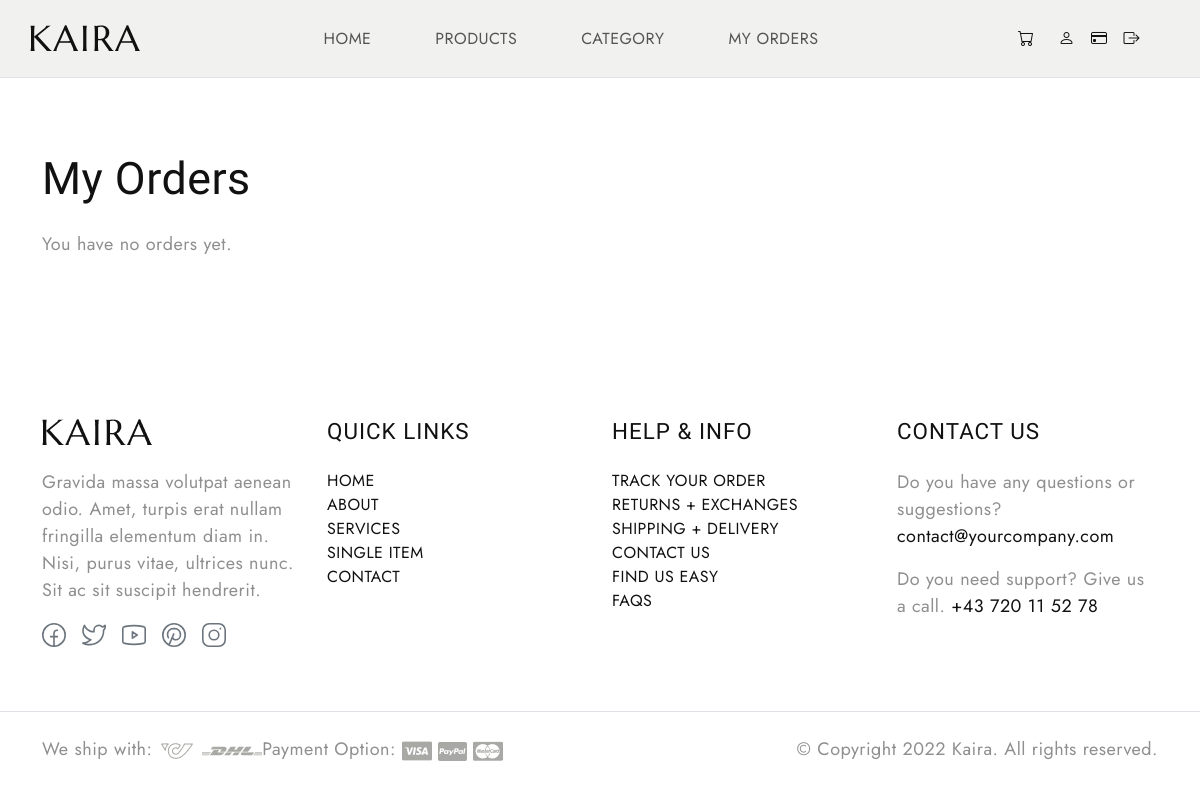
Before: /user-order-status-view (signed in) with the older database file.
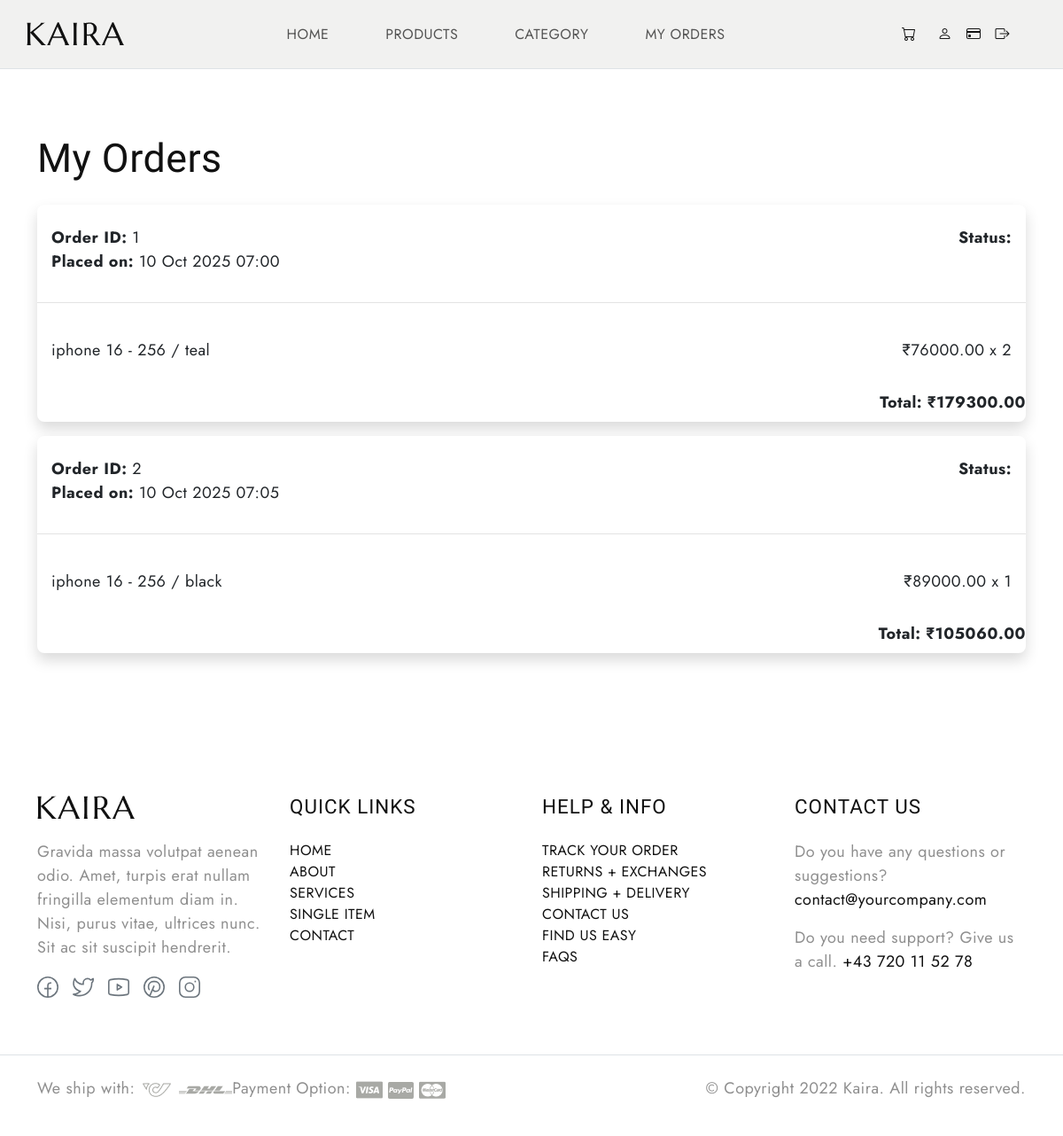
After: the same page with the newer database file.
### Ekartapp/models.py (models this page shows, shortened)
class Order(models.Model):
    user = models.ForeignKey(UserModel,on_delete=models.CASCADE,related_name='user_order')
    total_price = models.DecimalField(max_digits=10,decimal_places=2)
    address = models.ForeignKey('UserAddress', on_delete=models.SET_NULL, null=True, blank=True)
    status = models.CharField(max_length=20,choices=ORDER_STATUS,default='Order Placed')
    created_at = models.DateTimeField(auto_now_add=True)
    is_seen = models.BooleanField(default=True)

class OrderItem(models.Model):
    order = models.ForeignKey(Order,on_delete=models.CASCADE,related_name='items')
    product_variant = models.ForeignKey(ProductVariant,on_delete=models.CASCADE,related_name='prod_order')
    quantity = models.PositiveIntegerField(default=1)
    price = models.DecimalField(max_digits=10,decimal_places=2)

class ProductVariant(models.Model):
    product = models.ForeignKey(Product,on_delete=models.CASCADE, related_name='product_variant')
    primary_variant = models.ForeignKey(Variants,on_delete=models.CASCADE,related_name='primary_product_variant')
    secondary_variant = models.ForeignKey(Variants,on_delete=models.CASCADE,related_name='secondary_product_variant',null=True,blank=True)
    price = models.DecimalField(max_digits=10,decimal_places=3)
    created_at = models.DateTimeField(auto_now_add=True)
    quantity = models.PositiveIntegerField(default=0)
    is_default = models.BooleanField(default=False)

class Product(models.Model):
    created_by = models.ForeignKey(Custom_User,on_delete=models.CASCADE,related_name='product')
    brand = models.CharField(max_length=300, null=True)
    title=models.CharField(max_length=300)
    description = models.TextField()
    primary_variant = models.ForeignKey(VariantType,on_delete=models.CASCADE,related_name='primary_variant_type')
    secondary_variant = models.ForeignKey(VariantType,on_delete=models.CASCADE,related_name='secondary_variant_type',null=True,blank=True)
    status=models.BooleanField(default=True)
    category = models.ForeignKey(Category,on_delete=models.CASCADE,related_name="category_products")
    created_at = models.DateTimeField(auto_now_add=True)

class Variants(models.Model):
    variant_type = models.ForeignKey(VariantType,on_delete=models.CASCADE,related_name='variant_type')
    value = models.CharField(max_length=200)

### Ekartapp/user_views.py (the view)
# urls.py: path('user-order-status-view',user_views.order_status,name='orderStatus')
@login_required(login_url='login1')
def order_status(request):
    user = UserModel.objects.filter(user=request.user).first()
    orders =Order.objects.filter(user=user).order_by('created_at')
    return render(request,'user/order/orderStatus.html',{'orders':orders})

### template/user/order/orderStatus.html (shortened to what this page needs)
{% extends 'user/userHome.html' %}
{% load static %}
{% block content %}
<div class="container py-5">
    <h3 class="mb-4">My Orders</h3>
    {% if orders %}
        <div class="list-group ">
            {% for order in orders %}
                <div class="list-group-item mb-3 shadow rounded-3">
                    <div class="d-flex justify-content-between p-3">
                        <div class="text-dark">
                            <strong class="text-dark">Order ID:</strong> {{ order.id }}<br>
                            <strong>Placed on:</strong> {{ order.created_at|date:"d M Y H:i" }}
                        </div>
                        <div class="text-dark">
                            <strong>Status:</strong>
                        </div>
                    </div>
                    <hr>
                    <ul class="list-group list-group-flush p-3 text-dark">
                        {% for item in order.items.all %}
                            <li class="list-group-item d-flex justify-content-between text-dark">
                                {{ item.product_variant.product.title }}
                                - {{ item.product_variant.primary_variant.value }}
                                {% if item.product_variant.secondary_variant %}
                                    / {{ item.product_variant.secondary_variant.value }}
                                {% endif %}
                                <span class="text-dark">₹{{ item.price }} x {{ item.quantity }}</span>
                            </li>
                        {% endfor %}
                    </ul>
                    <div class="mt-2 text-end fw-bold text-dark">
                        Total: ₹{{ order.total_price }}
                    </div>
                </div>
            {% endfor %}
        </div>
    {% else %}
        <p>You have no orders yet.</p>
    {% endif %}
</div>
{% endblock %}

Changed rows visible on the page:
added Order: id "1", created_at "10 Oct 2025 07:00", total_price "179300.00"
added OrderItem: product_variant.product "iphone 16", product_variant.primary_variant.value "256", product_variant.secondary_variant.value "teal", price "76000.00", quantity "2", shown under "1"
added Order: id "2", created_at "10 Oct 2025 07:05", total_price "105060.00"
added OrderItem: product_variant.product "iphone 16", product_variant.primary_variant.value "256", product_variant.secondary_variant.value "black", price "89000.00", quantity "1", shown under "2"
Other visible differences:
text no longer shown: "You have no orders yet."
